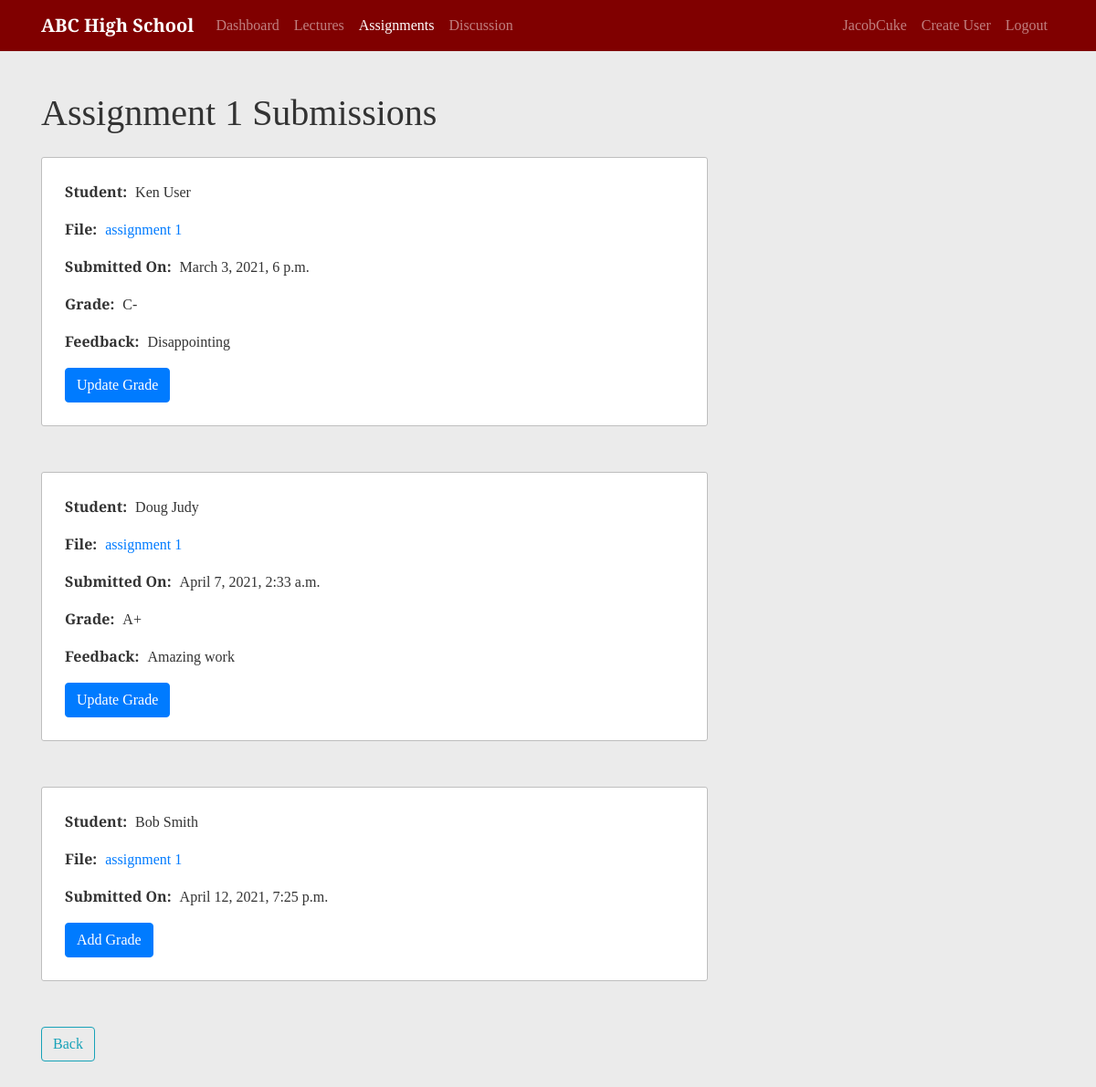
The page /course/1/assignments/1/submissions/ (signed in) on the database its author committed.
### school/models.py (models this page shows, shortened)
class Assignment(models.Model):
    course = models.ForeignKey(Course, on_delete=models.CASCADE)
    due_date = models.DateTimeField()
    assignment_number = models.PositiveIntegerField()
    content = models.FileField(upload_to='file_uploads', null=True)
    class Meta:
        unique_together = ['course', 'assignment_number']

class Submission(models.Model):
    GRADE_CHOICES = [
        ('A+', 'A+'),
        ('A', 'A'),
        ('A-', 'A-'),
        ('B+', 'B+'),
        ('B', 'B'),
        ('B-', 'B-'),
        ('C+', 'C+'),
        ('C', 'C'),
        ('C-', 'C-'),
        ('D+', 'D+'),
        ('D', 'D'),
        ('F', 'F')
    ]
    student = models.ForeignKey(Student, on_delete=models.CASCADE)
    assignment = models.ForeignKey(Assignment, on_delete=models.CASCADE)
    grade_report = models.CharField(max_length=2, choices=GRADE_CHOICES, blank=True)
    feedback = models.TextField(blank=True)
    submission_time = models.DateTimeField(default=timezone.now)
    content = models.FileField(upload_to='submissions', null=True)
    class Meta:
        unique_together = ['student', 'assignment']

### users/models.py (models this page shows, shortened)
class Student(models.Model):
    GRADE_TEN = '10'
    GRADE_ELEVEN = '11'
    GRADE_TWELVE = '12'
    YEAR_CHOICES = [
        (GRADE_TEN, '10th Grade'),
        (GRADE_ELEVEN, '11th Grade'),
        (GRADE_TWELVE, '12th Grade')
    ]
    user = models.OneToOneField(User, on_delete=models.CASCADE, primary_key=True)
    year = models.CharField(max_length=2, choices=YEAR_CHOICES)
    student_id_no = models.PositiveIntegerField(unique=True)

### school/views.py (the view)
# urls.py: path('course/<int:course_id>/assignments/<int:pk>/submissions/', SubmissionListView.as_view(), name='view-submission'),
class SubmissionListView(LoginRequiredMixin, UserPassesTestMixin, ListView):
    model = Submission
    template_name = 'school/submission.html'
    context_object_name = 'submissions'
    def get_queryset(self):
        user = self.request.user
        queryset = {}
        assignment = get_object_or_404(Assignment, id=self.kwargs.get('pk'))
        queryset['submission_list']= Submission.objects.filter(assignment=assignment)
        queryset['assignment'] = assignment
        return queryset
    def test_func(self):
        user = self.request.user
        course = get_object_or_404(Course, id=self.kwargs.get('course_id'))
        instructor = Instructor.objects.filter(user=user).first()
        if instructor:
            if course.instructor == instructor:
                return True
        if user.is_superuser:
            return True
        return False

### school/templates/school/submission.html (shortened to what this page needs)
{% extends "school/course.html" %}
{% block content %}
<h1 class="mb-4">Assignment {{submissions.assignment.assignment_number}} Submissions</h1>
    {% if not submissions.submission_list %}
        <p class="lead">There are no submissions at the moment</p>
        {% else %}
        {% for submission in submissions.submission_list %}
        <article class="content-section">
            <p>
                <span class="data-title">Student:</span>
                <span class="data-content">{{submission.student.user.first_name}} {{submission.student.user.last_name}}</span>
            </p>
            <p>
                <span class="data-title">File:</span>
                <a href="{{ submission.content.url }}">assignment {{submission.assignment.assignment_number}}</a>
            </p>
            <p>
                <span class="data-title">Submitted On:</span>
                <span class="data-content">{{submission.submission_time}}</span>
            </p>
            {% if submission.grade_report %}
            <p>
                <span class="data-title">Grade:</span>
                <span class="data-content">{{ submission.grade_report }}</span>
            </p>
            {% endif %}
            {% if submission.feedback %}
            <p>
                <span class="data-title">Feedback:</span>
                <span class="data-content">{{ submission.feedback }}</span>
            </p>
            {% endif %}
            {% if not submission.grade_report %}
                <a class="btn btn-primary" href="{% url 'update-feedback' view.kwargs.course_id submission.assignment.id submission.id %}">Add Grade</a>
            {% else %}
                <a class="btn btn-primary" href="{% url 'update-feedback' view.kwargs.course_id submission.assignment.id submission.id %}">Update Grade</a>
            {% endif %}
        </article>
        {% endfor %}
    {% endif %}
    <a class="btn btn-outline-info" href="{% url 'assignment-list' view.kwargs.course_id %}">Back</a>
{% endblock content %}

### school/templates/school/base.html (shortened to what this page needs)
{% load static %}
<!DOCTYPE html>
<html lang="en">
  <head>
    <link rel="stylesheet" href="https://stackpath.bootstrapcdn.com/bootstrap/4.3.1/css/bootstrap.min.css">
    <link rel="stylesheet" href="https://cdnjs.cloudflare.com/ajax/libs/datepicker/0.6.5/datepicker.min.css" />
    <link rel="stylesheet" href="{% static 'school/main.css' %}">
  </head>
  <body>
    <nav class="navbar navbar-expand-md navbar-dark fixed-top">
      <div class="container">
        <a class="navbar-brand" href="/">ABC High School</a>
        <div class="collapse navbar-collapse" id="navbarCollapse">
          <div class="navbar-nav mr-auto">
            {% if user.is_authenticated %}
              <a class="nav-item nav-link {% if request.resolver_match.url_name == 'user-dashboard' %}active{% endif %}" href="{% url 'home' %}">Dashboard</a>
            {% else %}
              <a class="nav-item nav-link {% if request.resolver_match.url_name == 'home' %}active{% endif %}" href="{% url 'home' %}">Home</a>
            {% endif %}
            {% block course_links %}{% endblock course_links %}
          </div>
          <div class="navbar-nav">
            {% if user.is_authenticated %}
              <a class="nav-item nav-link {% if request.resolver_match.url_name == 'profile' and user.username == kwargs.username %}active{% endif %}" href="{% url 'profile' user.username %}">{{ user }}</a>
              {% if user.is_superuser %}
                <a class="nav-item nav-link {% if "register" in request.resolver_match.url_name %}active{% endif %}" href="{% url 'register' %}">Create User</a>
              {% endif %}
              <a class="nav-item nav-link" href="{% url 'logout' %}">Logout</a>
            {% else %}
              <a class="nav-item nav-link {% if request.resolver_match.url_name == 'login' %}active{% endif %}" href="{% url 'login' %}">Sign In</a>
            {% endif %}
          </div>
        </div>
      </div>
    </nav>
    <div class="container main-body">
      {% block display %}{% endblock display %}
    </div>
  </body>
</html>

### school/static/school/main.css (style rules this page uses)
body { background: #ebebeb; color: #333333; margin-top: 5rem; font-family: 'Arvo', serif; }
.navbar { background-color: #800000; }
.navbar-brand { font-weight: 700; }
.main-body { margin-top: 100px; margin-bottom: 60px; }
.content-section { background-color:#ffffff; border: 1px solid #bebebe; border-radius: 3px; padding: 25px; margin-bottom: 50px; }
.data-title { font-weight: 700; margin-right: 5px; }
.data-content { display: inline-block; }

### rows shown on the page
Assignment: assignment.assignment_number "1"
Submission: student.user.first_name "Ken", student.user.last_name "User", assignment.assignment_number "1", submission_time "March 3, 2021, 6 p.m.", grade_report "C-", feedback "Disappointing", shows "Update Grade"
Submission: student.user.first_name "Doug", student.user.last_name "Judy", assignment.assignment_number "1", submission_time "April 7, 2021, 2:33 a.m.", grade_report "A+", feedback "Amazing work", shows "Update Grade"
Submission: student.user.first_name "Bob", student.user.last_name "Smith", assignment.assignment_number "1", submission_time "April 12, 2021, 7:25 p.m.", grade_report "Add Grade"

### other values the page prints
{{ user }} "JacobCuke"
